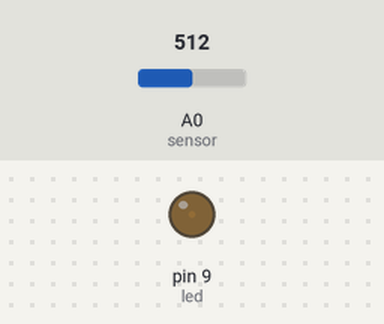
Bench run of a sketch on a simulated Arduino Uno, built with avr-gcc and run on an emulated ATmega328P. Parts: output pins drawn as LEDs (lit = HIGH). The test bench sets the inputs (shaded band); at power-on: A0 (sensor) = 512.

Above: at 1.2 s.
1.3 s: A0 (sensor) set to 716
At 2.4 s:
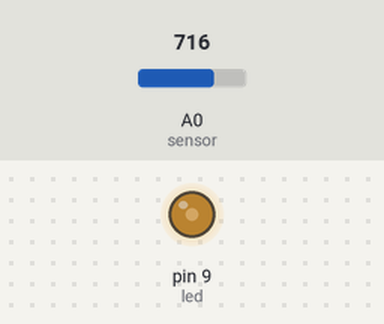
2.8 s: A0 (sensor) set to 900
At 3.5 s:
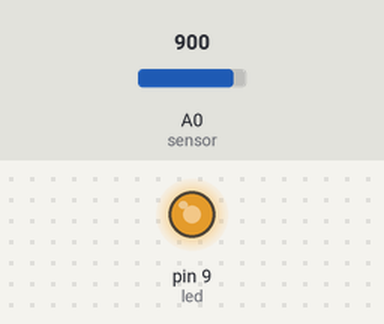
4.3 s: A0 (sensor) set to 511
At 4.7 s:
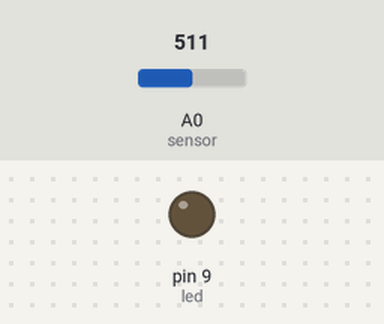
Timing chart, 0 to 7.3 s (numbered marks = the images above; inputs shaded):
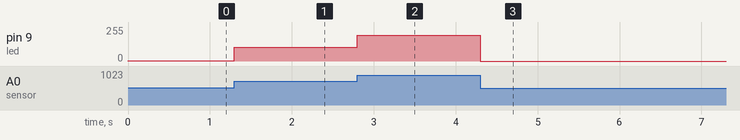

The sketch:

sentido_pwm.ino
```cpp
/* ************************************************************************

Colégio SATC
Curso Técnico em Mecatrônica
Disciplina: Sistemas Embarcados
Turma: 3191
Professor: Marcos Antonio Jeremias Coelho

Programa: Indicador de Sentido PWM

Autor: Tiago Fortunato Rosset
Data: 12/04/2026
Versão: 1.0

************************************************************************ */

const int sensor = A0;
const int led = 9;

void setup() {

}

void loop() {
  int leitura = ((analogRead(sensor))/2)-255;
  int brilho = abs(leitura);
  analogWrite(led, brilho);
}
```

Measured:
- after the input at 1.3 s, pin 9 (led): 1/255 → 103/255 at once
- after the input at 2.8 s, pin 9 (led): 103/255 → 195/255 at once
- after the input at 4.3 s, pin 9 (led): 195/255 → 0/255 at once
